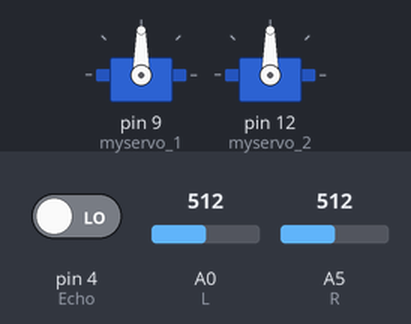
Simulated run of this sketch. Board: Arduino Uno, built with avr-gcc and run on an emulated ATmega328P. Parts: 2 × servo. Inputs (shaded band) come from the test bench; at power-on: pin 4 (Echo) LOW, A0 (L) = 512, A5 (R) = 512. What the sketch prints to the serial monitor is not drawn.

Above: at 0.05 s.
At 1.05 s:
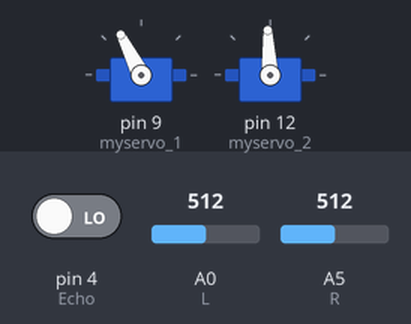
At 1.65 s:
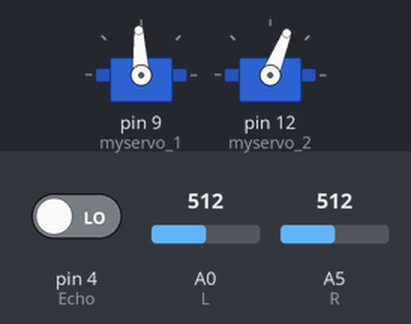
At 2.8 s:
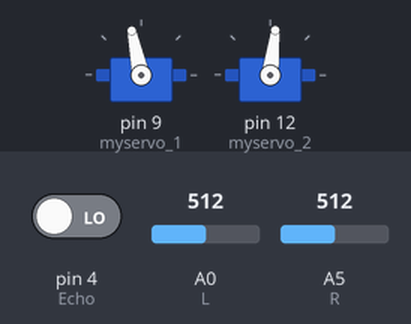
Timing chart, 0 to 6.5 s (numbered marks = the images above):
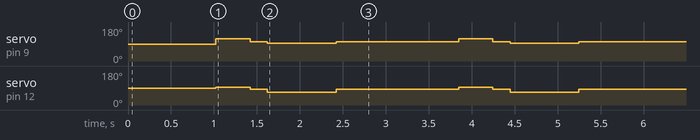

The sketch:

____prototype.ino
```cpp
#include<Servo.h>
Servo myservo_1,myservo_2;
const int Trig=2;
const int Echo=4;
const int R=A5;
const int L=A0;
int L_val=0;
int R_val=0;
long distance, Time;
int zuozhi=1600;
int youzhi=1400;
int Stop=1500;
int youzhuan=1750;
int zuozhuan=1250;


void setup() {
 Serial.begin(9600);
 pinMode(Trig,OUTPUT);
 pinMode(Echo,INPUT);
 pinMode(L,INPUT);
 pinMode(R,INPUT);
 myservo_1.attach(9);
 myservo_2.attach(12);


}

void loop() {
 L_val=analogRead(L);
 R_val=analogRead(R);
 Serial.println(L_val);
 Serial.println(R_val);
 //循迹
 if(L_val<220&R_val<220){
 myservo_1.writeMicroseconds(zuozhi);
 myservo_2.writeMicroseconds(youzhi);
 }
 if(L_val>=220&R_val<220){
  myservo_1.writeMicroseconds(Stop);
  myservo_2.writeMicroseconds(zuozhuan);
  delay(20);
 }
 if(R_val>=220&L_val<220){
  myservo_2.writeMicroseconds(Stop);
  myservo_1.writeMicroseconds(youzhuan);
  delay(20);
 }
 //避障
 //digitalWrite(Trig,LOW);
 delay(2);
 digitalWrite(Trig,HIGH);
 delay(20);
 digitalWrite(Trig,LOW);
 Time=pulseIn(Echo,HIGH);
 distance=Time/58;
if(distance<=15){
  myservo_1.writeMicroseconds(youzhuan);
  myservo_2.writeMicroseconds(Stop);
  delay(400);
  myservo_1.writeMicroseconds(zuozhi);
  myservo_2.writeMicroseconds(youzhi);
  delay(200);
  myservo_2.writeMicroseconds(zuozhuan);
  myservo_1.writeMicroseconds(Stop);
  delay(400);
  myservo_1.writeMicroseconds(Stop);
  myservo_2.writeMicroseconds(zuozhuan);
  delay(400);
  myservo_1.writeMicroseconds(zuozhi);
  myservo_2.writeMicroseconds(youzhi);
  delay(400);
 }
}
```

Measured:
- by itself, servo on pin 9 (myservo_1): repeats every 2.8 s: 102° 0.20 s, 93° 0.80 s, 102° 1.4 s, 117° 0.40 s
- by itself, servo on pin 12 (myservo_2): repeats every 2.8 s: 83° 0.20 s, 68° 0.80 s, 83° 1.4 s, 93° 0.40 s
